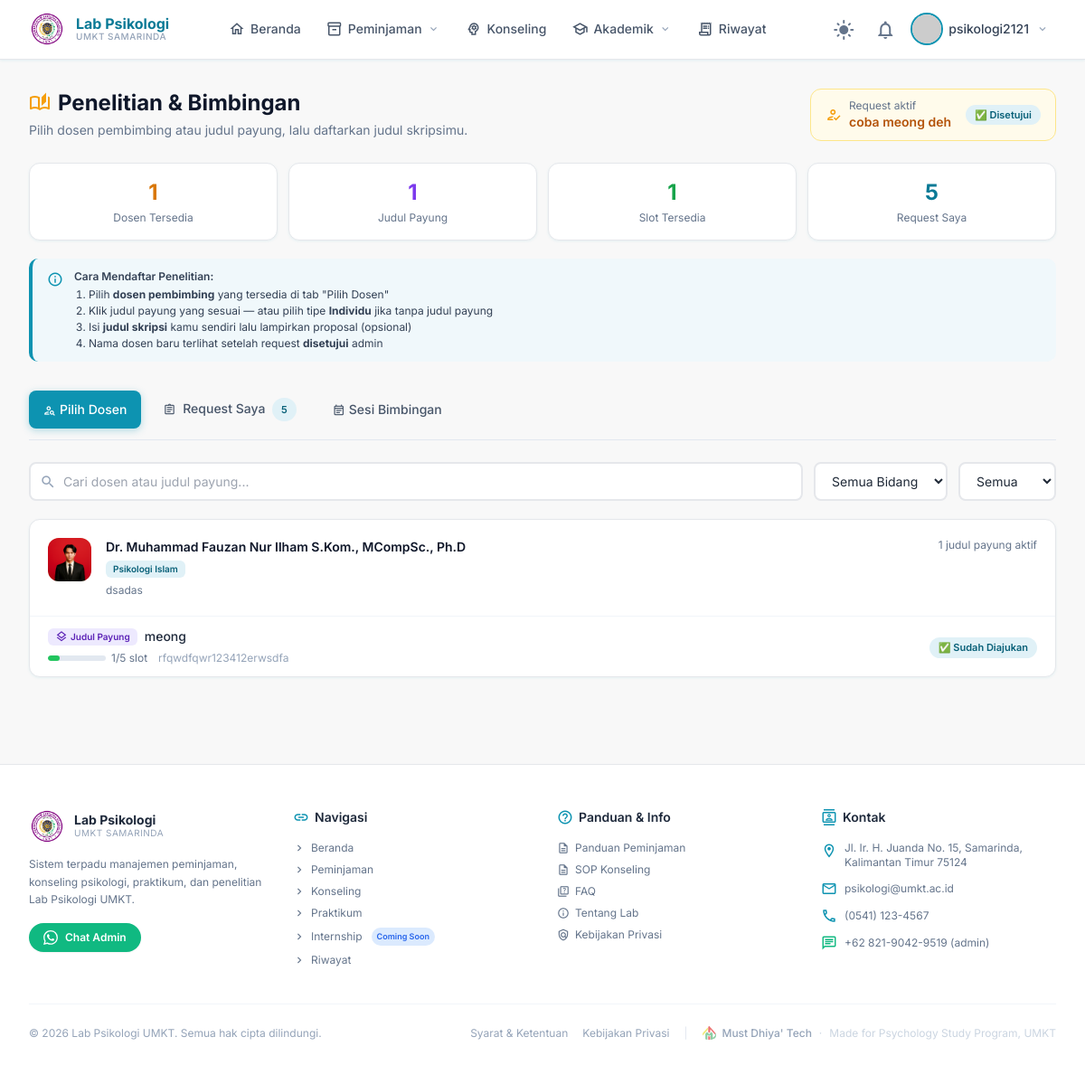
/penelitian/ (signed in), run on an earlier commit of the app's database.
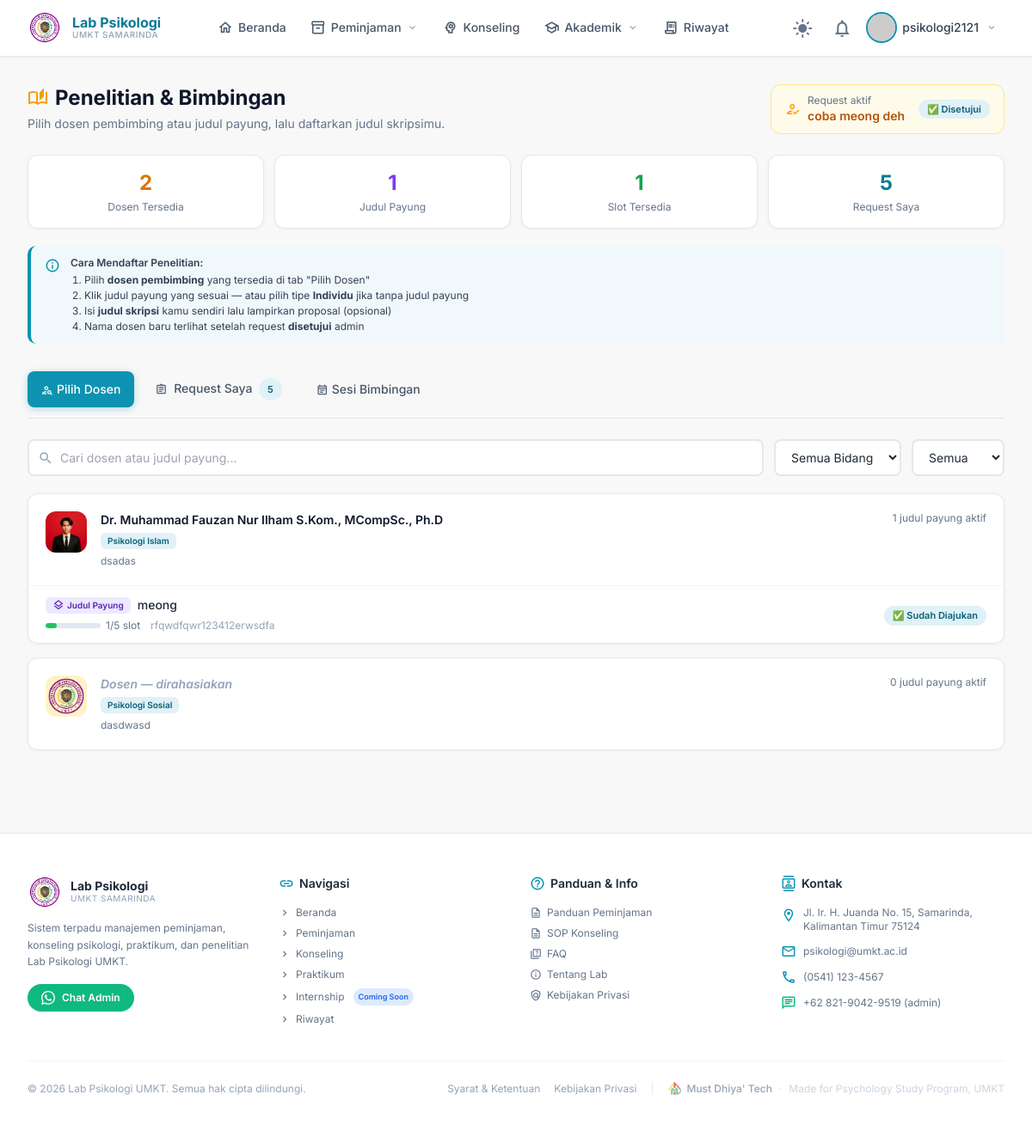
And on a later commit of the database.
### research/models.py (models this page shows, shortened)
class Lecturer(TimeStampedModel):
    FOCUS_CHOICES = (
        ('klinis',       'Psikologi Klinis'),
        ('perkembangan', 'Psikologi Perkembangan'),
        ('sosial',       'Psikologi Sosial'),
        ('industri',     'Psikologi Industri & Organisasi'),
        ('agama',   'Psikologi Islam'),
        ('pendidikan',   'Psikologi Pendidikan'),
        ('umum',         'Umum'),
    )
    name         = models.CharField(max_length=200, verbose_name='Nama Dosen')
    nip          = models.CharField(max_length=50, blank=True, null=True, verbose_name='NIP')
    focus        = models.CharField(max_length=20, choices=FOCUS_CHOICES, verbose_name='Bidang Fokus')
    email        = models.EmailField(blank=True, null=True)
    phone        = models.CharField(max_length=20, blank=True, null=True)
    photo        = models.ImageField(upload_to='lecturers/', blank=True, null=True)
    bio          = models.TextField(blank=True, null=True, verbose_name='Deskripsi Singkat')
    is_active    = models.BooleanField(default=True)
    class Meta:
        ordering = ['focus', 'name']
        verbose_name = 'Dosen'
        verbose_name_plural = 'Dosen'
    @property
    def active_titles_count(self):
        return self.research_titles.filter(is_active=True).count()

class ResearchTitle(TimeStampedModel):
    lecturer     = models.ForeignKey(
        Lecturer,
        on_delete=models.PROTECT,
        related_name='research_titles',
        verbose_name='Dosen Pembimbing'
    )
    title        = models.CharField(max_length=300, verbose_name='Judul Payung')
    description  = models.TextField(blank=True, null=True, verbose_name='Deskripsi')
    focus        = models.CharField(
        max_length=20,
        choices=Lecturer.FOCUS_CHOICES,
        verbose_name='Bidang'
    )
    quota        = models.PositiveIntegerField(
        default=5,
        verbose_name='Kuota Mahasiswa'
    )
    is_active    = models.BooleanField(default=True)
    class Meta:
        ordering = ['lecturer', 'title']
        verbose_name = 'Judul Payung'
        verbose_name_plural = 'Judul Payung'
    @property
    def slots_used(self):
        return self.requests.filter(status__in=['pending', 'approved']).count()
    @property
    def slots_remaining(self):
        return self.quota - self.slots_used
    @property
    def is_full(self):
        return self.slots_remaining <= 0
    @property
    def is_almost_full(self):
        return self.slots_used >= (self.quota * 0.8)
    @property
    def fill_percentage(self):
        if self.quota == 0:
            return 0
        return min(int((self.slots_used / self.quota) * 100), 100)

### research/views.py (the view)
# urls.py: path('penelitian/', ResearchListView.as_view(), name='penelitian'),
class ResearchListView(LoginRequiredMixin, TemplateView):
    template_name = 'penelitianMain.html'
    login_url = '/login/'
    def get_context_data(self, **kwargs):
        ctx  = super().get_context_data(**kwargs)
        user = self.request.user
        lecturers = Lecturer.objects.filter(is_active=True).prefetch_related(
            'research_titles'
        ).order_by('focus', 'name')
        titles = ResearchTitle.objects.filter(is_active=True)
        ctx['lecturers']             = lecturers
        ctx['total_titles']          = titles.count()
        ctx['available_count']       = sum(1 for t in titles if not t.is_full)
        ctx['full_count']            = sum(1 for t in titles if t.is_full)
        ctx['focus_areas']           = Lecturer.objects.filter(is_active=True).values_list('focus', flat=True).distinct()
        ctx['my_requests']           = ResearchRequest.objects.filter(
                                           student=user
                                       ).select_related('research_title', 'lecturer').order_by('-created_at')
        ctx['my_active_request'] = ResearchRequest.objects.filter(
                                            student=user, status__in=['pending', 'approved']
                                        ).first()
        ctx['my_approved_request'] = ResearchRequest.objects.filter(
                                            student=user,
                                            status='approved'
                                        ).first()
        ctx['guidance_sessions'] = GuidanceSession.objects.filter(
                                            request__student=user,
                                            request__status='approved'
                                        ).select_related('request').order_by('-date')
        ctx['user_requested_ids'] = list(
                                        ResearchRequest.objects.filter(
                                            student=user,
                                            status__in=['pending', 'approved']
                                        ).values_list('research_title_id', flat=True)
                                    )
        ctx['visible_lecturer_ids']  = list(
                                           ResearchRequest.objects.filter(student=user, status='approved')
                                           .values_list('lecturer_id', flat=True)
                                       )
        return ctx

### accounts/models.py (called while the page is built)
    def get_full_name(self):
        return f"{self.first_name} {self.last_name}".strip() or self.username

    @property
    def is_umkt(self):
        return self.user_type == 'umkt'

### core/context_processors.py (called while the page is built)
def media_url(request):
    return {
        'MEDIA_URL': settings.MEDIA_URL,
    }

### templates/penelitianMain.html (shortened to what the changed rows need)
{% extends 'base.html' %}
{% load static %}
{% block content %}
<div class="max-w-7xl mx-auto px-4 sm:px-6 lg:px-8 py-8">
  <div class="mb-8">
    <div class="flex items-start justify-between flex-wrap gap-4">
      <div>
        <h1 class="text-2xl font-bold text-slate-900 dark:text-slate-100 flex items-center gap-2">
          <span class="material-icons-outlined text-amber-500">auto_stories</span>
          Penelitian & Bimbingan
        </h1>
      </div>
    </div>
    <div class="grid grid-cols-2 sm:grid-cols-4 gap-3 mt-6">
      <div class="card p-4 text-center">
        <p class="text-2xl font-bold text-amber-600 dark:text-amber-400">{{ lecturers.count }}</p>
        <p class="text-xs text-slate-500 dark:text-slate-400 mt-1">Dosen Tersedia</p>
      </div>
    </div>
  </div>
  <div id="tab-pilih-dosen" class="tab-content active">
    {% if lecturers %}
    <div class="space-y-4" id="dosen-list">
      {% for lecturer in lecturers %}
      <div class="dosen-item card overflow-hidden"
           data-name="{{ lecturer.name|lower }}"
           data-focus="{{ lecturer.focus }}">
        <div class="p-5 flex items-start gap-4">
          <div class="w-12 h-12 rounded-xl bg-amber-100 dark:bg-amber-900/30 flex items-center justify-center flex-shrink-0">
            {% if lecturer.photo %}
            <img src="{{ lecturer.photo.url }}"
                 class="w-12 h-12 rounded-xl object-cover"
                 alt="{{ lecturer.name }}">
            {% else %}
            <span class="material-icons-outlined text-amber-600 dark:text-amber-400">person</span>
            {% endif %}
          </div>
          <div class="flex-1 min-w-0">
            <div class="flex items-start justify-between gap-2 flex-wrap">
              <div>
                {% if lecturer.id in visible_lecturer_ids %}
                  <h3 class="font-semibold text-slate-900 dark:text-slate-100 text-sm">
                    {{ lecturer.name }}
                  </h3>
                {% else %}
                  <h3 class="font-semibold text-slate-400 dark:text-slate-500 text-sm italic">
                    Dosen — dirahasiakan
                  </h3>
                {% endif %}
                <span class="focus-tag mt-1 inline-block">{{ lecturer.get_focus_display }}</span>
              </div>
              <div class="text-right flex-shrink-0">
                <p class="text-xs text-slate-500 dark:text-slate-400">
                  {{ lecturer.active_titles_count }} judul payung aktif
                </p>
              </div>
            </div>
            {% if lecturer.bio %}
            <p class="text-xs text-slate-500 dark:text-slate-400 mt-1.5 line-clamp-2">{{ lecturer.bio }}</p>
            {% endif %}
          </div>
        </div>
        {% with titles=lecturer.research_titles.all %}
        {% if titles %}
        <div class="border-t border-slate-100 dark:border-slate-700 divide-y divide-slate-50 dark:divide-slate-700/50">
          {% for title in titles %}
          {% if title.is_active %}
          {% with req_count=title.slots_used %}
          <div class="px-5 py-3 flex items-center justify-between gap-3 hover:bg-slate-50 dark:hover:bg-slate-700/30 transition-colors judul-item"
               data-title="{{ title.title|lower }}"
               data-title-id="{{ title.id }}"
               data-focus="{{ title.focus }}"
               data-avail="{% if title.is_full %}full{% else %}available{% endif %}">
            <div class="flex-1 min-w-0">
              <div class="flex items-center gap-2 flex-wrap">
                <span class="type-tag-payung">
                  <span class="material-icons-outlined mat-xs">layers</span>
                  Judul Payung
                </span>
                <p class="text-sm text-slate-800 dark:text-slate-200 font-medium truncate">
                  {{ title.title }}
                </p>
              </div>
              <div class="flex items-center gap-3 mt-1.5">
                <div class="flex items-center gap-1.5 text-xs text-slate-500 dark:text-slate-400">
                  <div class="w-16 h-1.5 bg-slate-200 dark:bg-slate-600 rounded-full overflow-hidden">
                    <div class="slot-bar h-full rounded-full h-full rounded-full {% if title.is_full %}bg-red-500{% elif title.is_almost_full %}bg-amber-500{% else %}bg-green-500{% endif %}"
                         style="width: {{ title.fill_percentage }}%"></div>
                  </div>
                    <span data-slot data-used="{{ req_count }}" data-quota="{{ title.quota }}">
                      {{ req_count }}/{{ title.quota }} slot
                    </span>
                </div>
                {% if title.description %}
                <p class="text-xs text-slate-400 dark:text-slate-500 truncate max-w-[200px]">
                  {{ title.description|truncatechars:60 }}
                </p>
                {% endif %}
              </div>
            </div>
            <div id="cta-title-{{ title.id }}" class="flex-shrink-0">
              {% if user.is_authenticated %}
                {% if title.id in user_requested_ids %}
                <span class="status-badge badge-approved">✅ Sudah Diajukan</span>
                {% elif title.is_full %}
                <span class="status-badge badge-full">🔴 Penuh</span>
                {% elif my_active_request %}
                <span class="status-badge badge-pending text-[10px]">Ada request aktif</span>
                {% else %}
                <button onclick="openRequestModal({{ title.id }}, '{{ title.title|escapejs }}', {{ lecturer.id }}, '{{ lecturer.name|escapejs }}')"
                        class="btn btn-sm btn-warning">
                  <span class="material-icons-outlined mat-xs">send</span>
                  Daftar
                </button>
                {% endif %}
              {% else %}
              <a href="/login/?next=/penelitian/" class="btn btn-sm btn-outline no-underline">
                <span class="material-icons-outlined mat-xs">login</span>Login
              </a>
              {% endif %}
            </div>
          </div>
          {% endwith %}
          {% endif %}
          {% endfor %}
        </div>
        {% endif %}
        {% endwith %}
      </div>
      {% endfor %}
    </div>
    {% else %}
    <div class="card p-16 text-center">
      <span class="material-icons-outlined mat-xl text-slate-300 dark:text-slate-600 mb-3">person_off</span>
      <p class="font-medium text-slate-500 dark:text-slate-400">Belum ada dosen pembimbing tersedia</p>
    </div>
    {% endif %}
  </div>
  </div>
{% endblock %}

What changed in the data, as far as the page shows it:
added Lecturer: photo (picture), shows "Dosen — dirahasiakan", focus "Psikologi Sosial", active_titles_count "0", bio "dasdwasd"
Also different on the page:
{{ lecturers.count }}: "1" → "2"
